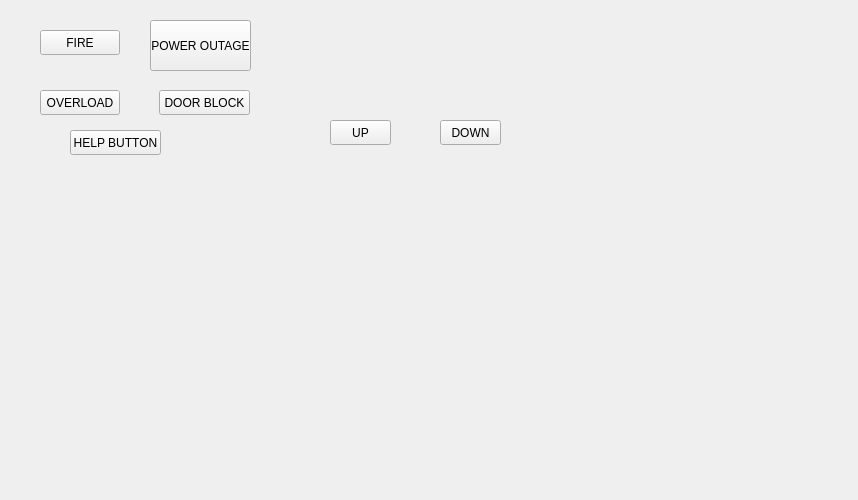
<?xml version="1.0" encoding="UTF-8"?>
<ui version="4.0">
 <class>MainWindow</class>
 <widget class="QMainWindow" name="MainWindow">
  <property name="geometry">
   <rect>
    <x>0</x>
    <y>0</y>
    <width>858</width>
    <height>500</height>
   </rect>
  </property>
  <property name="windowTitle">
   <string>MainWindow</string>
  </property>
  <widget class="QWidget" name="centralwidget">
   <widget class="QWidget" name="horizontalLayoutWidget">
    <property name="geometry">
     <rect>
      <x>40</x>
      <y>10</y>
      <width>471</width>
      <height>281</height>
     </rect>
    </property>
    <layout class="QHBoxLayout" name="horizontalLayout">
     <item>
      <widget class="QWidget" name="STATE" native="true">
       <property name="layoutDirection">
        <enum>Qt::LeftToRight</enum>
       </property>
       <widget class="QPushButton" name="FireButton">
        <property name="geometry">
         <rect>
          <x>0</x>
          <y>20</y>
          <width>80</width>
          <height>25</height>
         </rect>
        </property>
        <property name="text">
         <string>FIRE</string>
        </property>
       </widget>
       <widget class="QPushButton" name="Overload">
        <property name="geometry">
         <rect>
          <x>0</x>
          <y>80</y>
          <width>80</width>
          <height>25</height>
         </rect>
        </property>
        <property name="text">
         <string>OVERLOAD</string>
        </property>
       </widget>
       <widget class="QPushButton" name="PowerButton">
        <property name="geometry">
         <rect>
          <x>110</x>
          <y>10</y>
          <width>101</width>
          <height>51</height>
         </rect>
        </property>
        <property name="text">
         <string>POWER OUTAGE</string>
        </property>
       </widget>
       <widget class="QPushButton" name="DButton_2">
        <property name="geometry">
         <rect>
          <x>119</x>
          <y>80</y>
          <width>91</width>
          <height>25</height>
         </rect>
        </property>
        <property name="text">
         <string>DOOR BLOCK</string>
        </property>
       </widget>
       <widget class="QWidget" name="widget_3" native="true">
        <property name="geometry">
         <rect>
          <x>10</x>
          <y>180</y>
          <width>161</width>
          <height>91</height>
         </rect>
        </property>
       </widget>
       <widget class="QWidget" name="FLOORPANEL" native="true">
        <property name="geometry">
         <rect>
          <x>290</x>
          <y>60</y>
          <width>171</width>
          <height>80</height>
         </rect>
        </property>
        <property name="layoutDirection">
         <enum>Qt::LeftToRight</enum>
        </property>
        <widget class="QPushButton" name="UPButton">
         <property name="geometry">
          <rect>
           <x>0</x>
           <y>50</y>
           <width>61</width>
           <height>25</height>
          </rect>
         </property>
         <property name="text">
          <string>UP</string>
         </property>
        </widget>
        <widget class="QPushButton" name="DButton">
         <property name="geometry">
          <rect>
           <x>110</x>
           <y>50</y>
           <width>61</width>
           <height>25</height>
          </rect>
         </property>
         <property name="text">
          <string>DOWN</string>
         </property>
        </widget>
       </widget>
       <widget class="QPushButton" name="Help">
        <property name="geometry">
         <rect>
          <x>30</x>
          <y>120</y>
          <width>91</width>
          <height>25</height>
         </rect>
        </property>
        <property name="text">
         <string>HELP BUTTON</string>
        </property>
       </widget>
      </widget>
     </item>
    </layout>
   </widget>
  </widget>
 </widget>
 <resources/>
 <connections/>
</ui>
